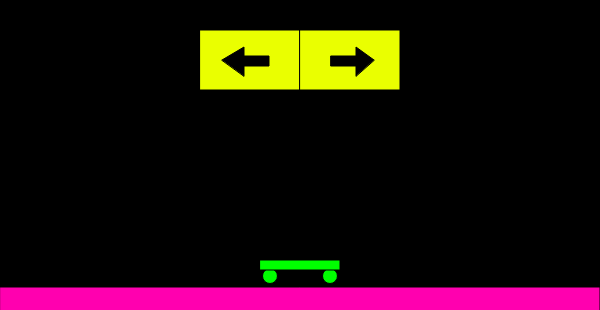
Frame 1 (no input)
Frame 60 (no input): identical to frame 1, image omitted
Frame 120 (the mouse pressed at the canvas centre since frame 60): identical to frame 1, image omitted

The p5.js sketch that drew this single still picture (run headless with seeded random() and noise() and a simulated clock; from frame 60 on, the mouse is pressed at the canvas centre):

// p5.js sketch
// ── sketch.js
let wheel1x = 270;
let wheel2x = 330;
let rectx = 260;

let wheel1x_2 = rectx + 10;
let wheel2x_2 = rectx + 70;

let offset = 2;

function mousePressed() {
  console.log(mouseX, mouseY);
}

function setup() {
  createCanvas(600, 310);
}

function draw() {
  background(0);
  fill(255, 0, 175);
  rect(0, 287, 600, 30);

  //draw the skateboard & wheels
  fill(0, 255, 0);
  circle(wheel1x, 276, 15);
  circle(wheel2x, 276, 15);
  rect(rectx, 260, 80, 10);

  moveLeft();
  moveRight();
}

//WHEN MOUSE HOVERS OVER LEFT ARROW, MOVE LEFT
function moveLeft() {
  if (mouseX > 200 && mouseX < 300 && mouseY > 30 && mouseY < 100) {
    console.log("move left");
    wheel1x -= offset;
    wheel2x -= offset;
    rectx -= offset;

    //change color of left button
    fill(255, 0, 175);
    rect(200, 30, 100, 60);
    fill(0);
    triangle(222, 60, 244, 47, 244, 76);
    rect(244, 56, 25, 10);
  } else {
    //button left
    fill(234, 255, 0);
    rect(200, 30, 100, 60);
    fill(0);
    triangle(222, 60, 244, 47, 244, 76);
    rect(244, 56, 25, 10);
  }
}

//WHEN MOUSE HOVERS OVER RIGHT ARROW, MOVE RIGHT
function moveRight() {
  if (mouseX > 300 && mouseX < 400 && mouseY > 30 && mouseY < 100) {
    console.log("move right");
    wheel1x += offset;
    wheel2x += offset;
    rectx += offset;

    //change color of right button
    fill(255, 0, 175);
    rect(300, 30, 100, 60);
    fill(0);
    triangle(374, 60, 356, 47, 356, 76);
    rect(331, 56, 25, 10);
  } else {
    //button right
    fill(234, 255, 0);
    rect(300, 30, 100, 60);

    fill(0);
    triangle(374, 60, 356, 47, 356, 76);
    rect(331, 56, 25, 10);
  }
}
